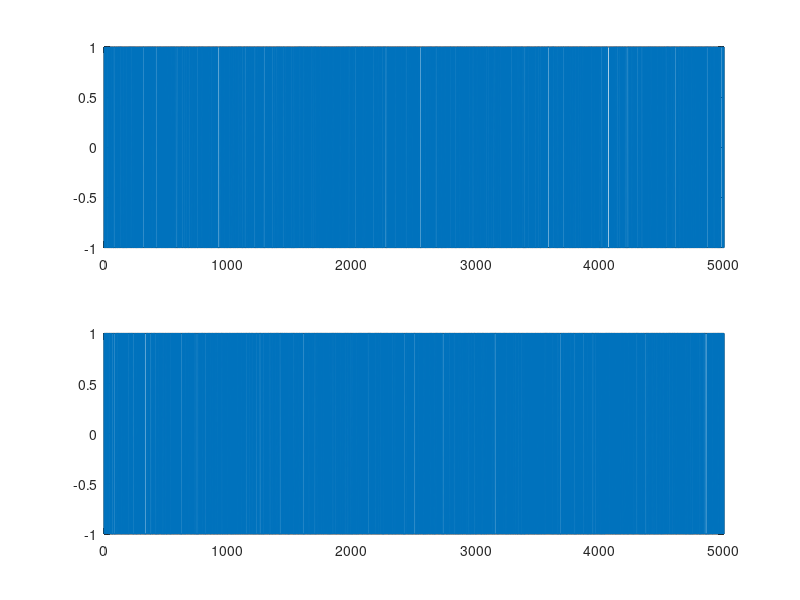

MATLAB code for this plot: (Note: this script raises an error after producing the figure.)
close all;
clear all;

Fe = 24000;     % Fréquence d'échantillonnage
fp = 2000;      % Fréquence de la porteuse
Rb = 3000;      % Débit binaire
N_bits = 10000;   % Nombre de bits transmis
Tb = 1/Rb;      % Période de transmission d'un bit
Te = 1/Fe;      % Période d'échantillonnage 
Ns = fix(Tb/Te);    % Facteur de suréchantillonnage
n0 = 1;
% Choix du rapport signal à bruit par bit souhaité à l entrée du récepteur
ensemble_R = linspace(0.001, 6, 10);
ensemble_TEB_exp = zeros(1, length(ensemble_R));

bits = randi([0, 1], 1 , N_bits);   % bits d'information à transmettre 
L = 10;
bits2 = bits;
bits2(bits == 0) = -1;
m1 = bits2(1:2:N_bits);
m2 = bits2(2:2:N_bits);

figure;
subplot(2,1,1);
plot(m1);
subplot(2,1,2);
plot(m2);

m = m1 + m2 * 1i;

%% Créer la réponse impulsionnelle avec des symboles binaires à moyenne nulle.

M = 4;
Rs3 = Rb / log2(M);
Ts3 = 1/Rs3;
Ns3 = fix(Fe/Rs3);
alpha = 0.35;
h = rcosdesign(alpha, L, Ns3, 'sqrt');
kron_cos = kron(m, [1 zeros(1,Ns3 - 1)]);

retard = Ns3*L/2;
kron_cos = [kron_cos, kron_cos(1:retard)]; % Gestion du retard

signal_sortie = filter(h, 1, kron_cos);

x = signal_sortie(retard+1:length(signal_sortie));
t = linspace(0, N_bits/Rb, N_bits*Ns3/2);

%% Calcul et affichage des DSP en quadrature et en phase

% Calcul
m1bis = filter(h, 1, m1);
m2bis = filter(h, 1, m2);

[DSP1, F1] = pwelch(m1bis, [], [], [], Fe, 'twosided');
[DSP2, F2] = pwelch(m2bis, [], [], [], Fe, 'twosided');
Freq1 = linspace(-Fe/2, Fe/2, length(F1));
Freq2 = linspace(-Fe/2, Fe/2, length(F2));

% Affichage
figure;
subplot(2,1,1);
semilogy(Freq1,fftshift(DSP1),'LineWidth',2);
xlabel("Fréquence en hertz (Hz)");
ylabel("DSP du signal");
title("Tracé de la densité spectrale du signal sur la voie en phase");

subplot(2,1,2);
semilogy(Freq2,fftshift(DSP2),'LineWidth',2);
xlabel("Fréquence en hertz (Hz)");
ylabel("DSP du signal");
title("Tracé de la densité spectrale du signal sur la voie en quadrature");

%% Affichage du signal en sortie x et de sa DSP

figure;
plot(t, x);

[DSPx, Fx] = pwelch(x, [], [], [], Fe, 'twosided');
Freqx = linspace(-Fe/2, Fe/2, length(Fx));

figure;
semilogy(Freqx,fftshift(DSPx),'LineWidth',2);
xlabel("Fréquence en hertz (Hz)");
ylabel("DSP du signal");
title("Tracé de la densité spectrale du signal transmis sur la fréquence porteuse");



%% Passage par le canal 

i = 1; % Indice de parcours
for R = ensemble_R 
    Px = mean(abs(x).^2);
    sigma = sqrt(Px*Ns3/(2*log2(M)*10^(R/10)));
    bruit_i = sigma * randn(1, length(x));
    bruit_q = sigma * randn(1, length(x));
    bruit = bruit_i + 1j*bruit_q;
    %bruit = 0;  % A modifier si on veut du bruit
    disp(sigma)
    x_bruit = x + bruit;
    
    %% Démodulateur

    x_dem = [x_bruit, x_bruit(1:retard)]; % Gestion du retard
    signal_sortie = filter(h, 1, x_dem);
    signal_sortie = signal_sortie(retard+1:length(signal_sortie));
    
    Mat = reshape(signal_sortie, Ns3, length(signal_sortie)/Ns3);
 
    reception =  Mat(n0,:); 
    
    reel = real(reception);
    im = imag(reception);
    
    %On vérifie le signe de reel ou de im pour savoir si c'est 0 ou 1
    
    im(im > 0) = 1; 
    im(im <= 0) = 0;
    
    reel(reel > 0) = 1;
    reel(reel <= 0) = 0;
    
    bits_reception = zeros(1, N_bits);
    bits_reception(1:2:N_bits) = reel;
    bits_reception(2:2:N_bits) = im;

    erreur = (bits_reception == bits);
    % Calcul du taux d'erreur binaire pour une valeur de Eb/n0
    Taux_erreur = 1-mean(erreur)
    ensemble_TEB_exp(i) = Taux_erreur;
    i = i + 1;
end 

figure;
plot(Mat);

scatterplot(reception);
TEB = 2*qfunc(sqrt(2*log2(M)*10.^(ensemble_R/10))*sin(pi/M))/log2(M);

figure;
semilogy(ensemble_R, ensemble_TEB_exp,'LineWidth',2);
hold on
semilogy(ensemble_R, TEB,'LineWidth',2);
hold off
